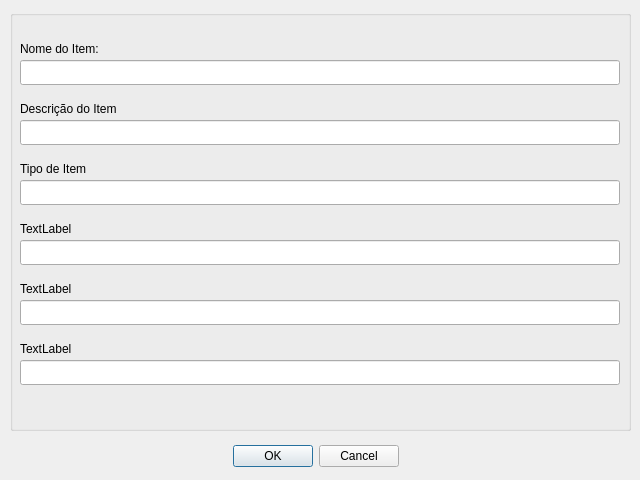
<?xml version="1.0" encoding="UTF-8"?>
<ui version="4.0">
 <class>DialogAddDoacao</class>
 <widget class="QDialog" name="DialogAddDoacao">
  <property name="geometry">
   <rect>
    <x>0</x>
    <y>0</y>
    <width>640</width>
    <height>480</height>
   </rect>
  </property>
  <property name="windowTitle">
   <string>Dialog</string>
  </property>
  <widget class="QDialogButtonBox" name="buttonBox">
   <property name="geometry">
    <rect>
     <x>0</x>
     <y>440</y>
     <width>631</width>
     <height>32</height>
    </rect>
   </property>
   <property name="sizePolicy">
    <sizepolicy hsizetype="Ignored" vsizetype="Expanding">
     <horstretch>0</horstretch>
     <verstretch>0</verstretch>
    </sizepolicy>
   </property>
   <property name="locale">
    <locale language="Portuguese" country="Brazil"/>
   </property>
   <property name="orientation">
    <enum>Qt::Horizontal</enum>
   </property>
   <property name="standardButtons">
    <set>QDialogButtonBox::Cancel|QDialogButtonBox::Ok</set>
   </property>
   <property name="centerButtons">
    <bool>true</bool>
   </property>
  </widget>
  <widget class="QGroupBox" name="groupBox">
   <property name="geometry">
    <rect>
     <x>10</x>
     <y>10</y>
     <width>621</width>
     <height>421</height>
    </rect>
   </property>
   <property name="title">
    <string/>
   </property>
   <widget class="QLineEdit" name="lineEdit">
    <property name="geometry">
     <rect>
      <x>10</x>
      <y>50</y>
      <width>600</width>
      <height>25</height>
     </rect>
    </property>
   </widget>
   <widget class="QLineEdit" name="lineEdit_2">
    <property name="geometry">
     <rect>
      <x>10</x>
      <y>110</y>
      <width>600</width>
      <height>25</height>
     </rect>
    </property>
   </widget>
   <widget class="QLineEdit" name="lineEdit_3">
    <property name="geometry">
     <rect>
      <x>10</x>
      <y>170</y>
      <width>600</width>
      <height>25</height>
     </rect>
    </property>
   </widget>
   <widget class="QLineEdit" name="lineEdit_4">
    <property name="geometry">
     <rect>
      <x>10</x>
      <y>230</y>
      <width>600</width>
      <height>25</height>
     </rect>
    </property>
   </widget>
   <widget class="QLineEdit" name="lineEdit_5">
    <property name="geometry">
     <rect>
      <x>10</x>
      <y>290</y>
      <width>600</width>
      <height>25</height>
     </rect>
    </property>
   </widget>
   <widget class="QLineEdit" name="lineEdit_6">
    <property name="geometry">
     <rect>
      <x>10</x>
      <y>350</y>
      <width>600</width>
      <height>25</height>
     </rect>
    </property>
   </widget>
   <widget class="QLabel" name="label">
    <property name="geometry">
     <rect>
      <x>10</x>
      <y>30</y>
      <width>550</width>
      <height>17</height>
     </rect>
    </property>
    <property name="text">
     <string>Nome do Item:</string>
    </property>
   </widget>
   <widget class="QLabel" name="label_2">
    <property name="geometry">
     <rect>
      <x>10</x>
      <y>90</y>
      <width>550</width>
      <height>17</height>
     </rect>
    </property>
    <property name="text">
     <string>Descrição do Item</string>
    </property>
   </widget>
   <widget class="QLabel" name="label_3">
    <property name="geometry">
     <rect>
      <x>10</x>
      <y>150</y>
      <width>550</width>
      <height>17</height>
     </rect>
    </property>
    <property name="text">
     <string>Tipo de Item</string>
    </property>
   </widget>
   <widget class="QLabel" name="label_4">
    <property name="geometry">
     <rect>
      <x>10</x>
      <y>210</y>
      <width>550</width>
      <height>17</height>
     </rect>
    </property>
    <property name="text">
     <string>TextLabel</string>
    </property>
   </widget>
   <widget class="QLabel" name="label_5">
    <property name="geometry">
     <rect>
      <x>10</x>
      <y>270</y>
      <width>550</width>
      <height>17</height>
     </rect>
    </property>
    <property name="text">
     <string>TextLabel</string>
    </property>
   </widget>
   <widget class="QLabel" name="label_6">
    <property name="geometry">
     <rect>
      <x>10</x>
      <y>330</y>
      <width>550</width>
      <height>17</height>
     </rect>
    </property>
    <property name="text">
     <string>TextLabel</string>
    </property>
   </widget>
  </widget>
 </widget>
 <resources/>
 <connections/>
</ui>
